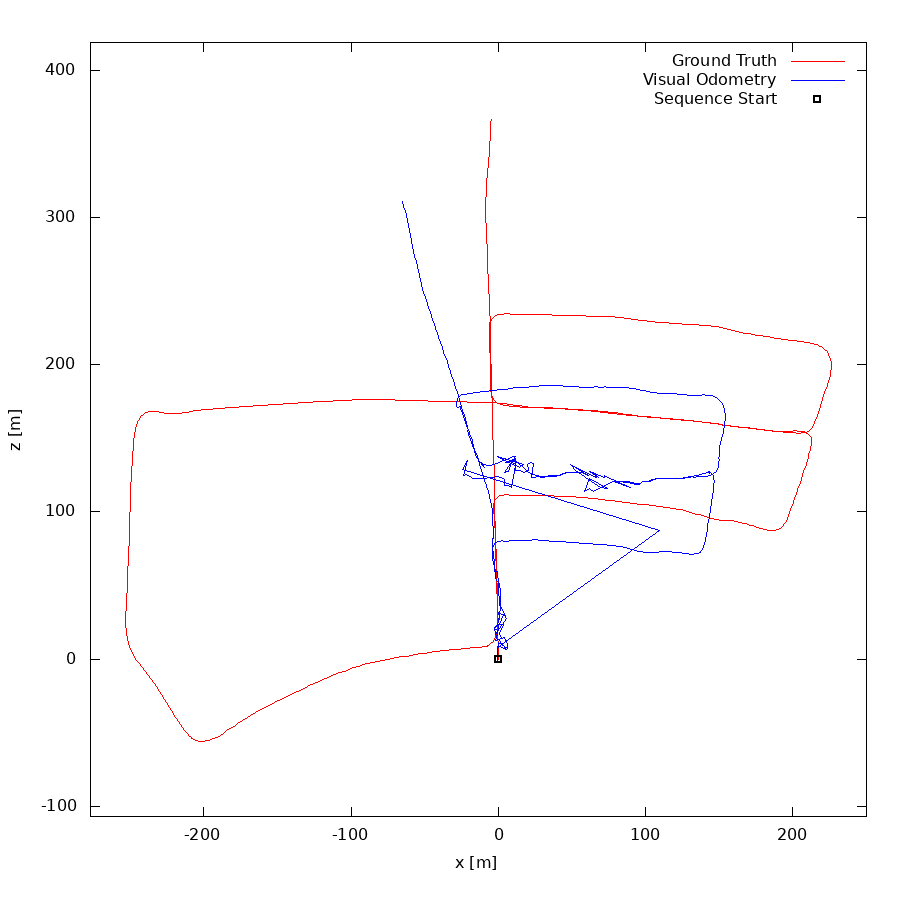

This chart was generated by the following gnuplot code:
set term postscript eps enhanced color
set output "05.eps"
set size ratio -1
set xrange [-277:250]
set yrange [-107:419]
set xlabel "x [m]"
set ylabel "z [m]"
plot "05.txt" using 1:2 lc rgb "#FF0000" title 'Ground Truth' w lines,"05.txt" using 3:4 lc rgb "#0000FF" title 'Visual Odometry' w lines,"< head -1 05.txt" using 1:2 lc rgb "#000000" pt 4 ps 1 lw 2 title 'Sequence Start' w points
